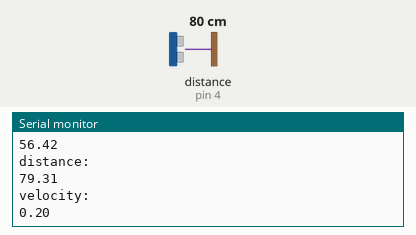
Simulated run of this sketch. Board: Arduino Uno, built with avr-gcc and run on an emulated ATmega328P. Shown: the last lines printed to the serial monitor. Wiring (inferred from the names in the program): ultrasonic range finder: trigger pin 2; echo pin 4. The test bench sets the inputs (shaded band); at power-on: distance to the obstacle (sensor on pin 4) 80 cm. The echo pulse lasts 58.3 µs per cm.

Above: at 1.8 s.
1.9 s: distance to the obstacle (sensor on pin 4) set to 2 cm
At 2.9 s:
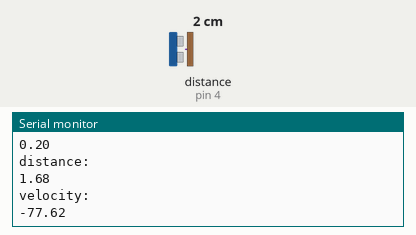
3.4 s: distance to the obstacle (sensor on pin 4) set to 4 cm
At 4.6 s:
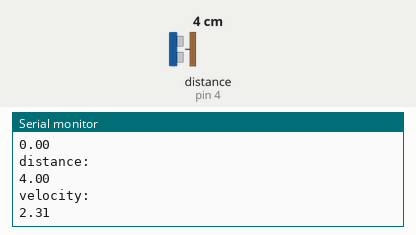
Timing chart, 0 to 6.4 s (numbered marks = the images above; inputs shaded):
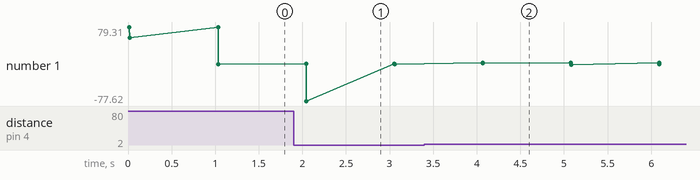

The sketch:

Ultrasonic.ino
```cpp
int trigger_pin = 2;
int echo_pin = 4;
float duration;
float distance1;
float distance;
float velocity;
unsigned long elaspedtime;
unsigned long t;
unsigned long t2;
void setup() {
Serial.begin (115200);
pinMode (trigger_pin, OUTPUT);
pinMode (echo_pin, INPUT);
}

void loop() {
 t = millis();
 distance1 = distance;
 delay(10);
 digitalWrite (trigger_pin, HIGH);
 delayMicroseconds (10);
 digitalWrite (trigger_pin, LOW);
 duration = pulseIn (echo_pin, HIGH);
 distance = (duration * 0.034) / 2;
 t2 = millis();
 velocity = ((distance - distance1)*10)/(t2 - t);
 Serial.println("distance:");
 Serial.println(distance);
 Serial.println("velocity:");
 Serial.println(velocity);
 delay(1000);
}
```

Measured:
- after the input at 1.9 s, the serial monitor: prints a new line after 0.14 s (image 1)
- after the input at 3.4 s, the serial monitor: prints a new line after 0.67 s (image 2)
